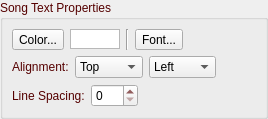
       <widget class="QGroupBox" name="groupBoxTextProperties3">
        <property name="palette">
         <palette>
          <active>
           <colorrole role="WindowText">
            <brush brushstyle="SolidPattern">
             <color alpha="255">
              <red>85</red>
              <green>0</green>
              <blue>0</blue>
             </color>
            </brush>
           </colorrole>
          </active>
          <inactive>
           <colorrole role="WindowText">
            <brush brushstyle="SolidPattern">
             <color alpha="255">
              <red>85</red>
              <green>0</green>
              <blue>0</blue>
             </color>
            </brush>
           </colorrole>
          </inactive>
          <disabled>
           <colorrole role="WindowText">
            <brush brushstyle="SolidPattern">
             <color alpha="255">
              <red>120</red>
              <green>120</green>
              <blue>120</blue>
             </color>
            </brush>
           </colorrole>
          </disabled>
         </palette>
        </property>
        <property name="title">
         <string>Song Text Properties</string>
        </property>
        <layout class="QVBoxLayout" name="verticalLayout_16">
         <property name="leftMargin">
          <number>9</number>
         </property>
         <property name="topMargin">
          <number>9</number>
         </property>
         <property name="rightMargin">
          <number>9</number>
         </property>
         <property name="bottomMargin">
          <number>9</number>
         </property>
         <item>
          <layout class="QHBoxLayout" name="horizontalLayout_42">
           <property name="topMargin">
            <number>0</number>
           </property>
           <property name="bottomMargin">
            <number>0</number>
           </property>
           <item>
            <widget class="QToolButton" name="toolButtonColor3">
             <property name="text">
              <string>Color...</string>
             </property>
            </widget>
           </item>
           <item>
            <widget class="QGraphicsView" name="graphicViewTextColor3">
             <property name="sizePolicy">
              <sizepolicy hsizetype="Minimum" vsizetype="Fixed">
               <horstretch>0</horstretch>
               <verstretch>0</verstretch>
              </sizepolicy>
             </property>
             <property name="minimumSize">
              <size>
               <width>50</width>
               <height>20</height>
              </size>
             </property>
             <property name="maximumSize">
              <size>
               <width>50</width>
               <height>20</height>
              </size>
             </property>
            </widget>
           </item>
           <item>
            <widget class="Line" name="line_8">
             <property name="orientation">
              <enum>Qt::Vertical</enum>
             </property>
            </widget>
           </item>
           <item>
            <widget class="QToolButton" name="toolButtonFont3">
             <property name="text">
              <string>Font...</string>
             </property>
            </widget>
           </item>
           <item>
            <widget class="QLabel" name="labelFont3">
             <property name="text">
              <string/>
             </property>
            </widget>
           </item>
          </layout>
         </item>
         <item>
          <layout class="QHBoxLayout" name="horizontalLayout_43">
           <property name="topMargin">
            <number>0</number>
           </property>
           <property name="bottomMargin">
            <number>0</number>
           </property>
           <item>
            <widget class="QLabel" name="labelVertical3">
             <property name="text">
              <string>Alignment:</string>
             </property>
            </widget>
           </item>
           <item>
            <widget class="QComboBox" name="comboBoxVerticalAling3">
             <property name="minimumSize">
              <size>
               <width>63</width>
               <height>0</height>
              </size>
             </property>
             <item>
              <property name="text">
               <string>Top</string>
              </property>
             </item>
             <item>
              <property name="text">
               <string>Middle</string>
              </property>
             </item>
             <item>
              <property name="text">
               <string>Bottom</string>
              </property>
             </item>
            </widget>
           </item>
           <item>
            <widget class="QComboBox" name="comboBoxHorizontalAling3">
             <property name="minimumSize">
              <size>
               <width>62</width>
               <height>0</height>
              </size>
             </property>
             <item>
              <property name="text">
               <string>Left</string>
              </property>
             </item>
             <item>
              <property name="text">
               <string>Center</string>
              </property>
             </item>
             <item>
              <property name="text">
               <string>Right</string>
              </property>
             </item>
            </widget>
           </item>
           <item>
            <spacer name="horizontalSpacer_22">
             <property name="orientation">
              <enum>Qt::Horizontal</enum>
             </property>
             <property name="sizeHint" stdset="0">
              <size>
               <width>40</width>
               <height>20</height>
              </size>
             </property>
            </spacer>
           </item>
          </layout>
         </item>
         <item>
          <layout class="QHBoxLayout" name="horizontalLayoutSongSpacing3">
           <property name="topMargin">
            <number>0</number>
           </property>
           <property name="bottomMargin">
            <number>0</number>
           </property>
           <item>
            <widget class="QLabel" name="labelSongLineSpacing3">
             <property name="text">
              <string>Line Spacing:</string>
             </property>
            </widget>
           </item>
           <item>
            <widget class="QSpinBox" name="spinBoxSongLineSpacing3">
             <property name="minimum">
              <number>0</number>
             </property>
             <property name="maximum">
              <number>100</number>
             </property>
            </widget>
           </item>
           <item>
            <spacer name="horizontalSpacerSongSpacing3">
             <property name="orientation">
              <enum>Qt::Horizontal</enum>
             </property>
             <property name="sizeHint" stdset="0">
              <size>
               <width>40</width>
               <height>20</height>
              </size>
             </property>
            </spacer>
           </item>
          </layout>
         </item>
        </layout>
       </widget>
